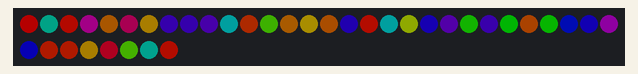
The sketch below on a simulated Arduino Uno, built with avr-gcc and run on an emulated ATmega328P. On the bench: 38 RGB LEDs in strip order, left to right, continuing on the next row. Dim RGB values are drawn brighter than linear; random numbers use the default seed unless the sketch sets one.

Above: at 2.15 s.
At 6.4 s:
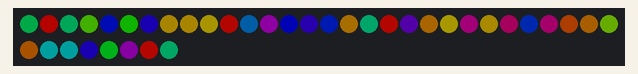
At 11.23 s:
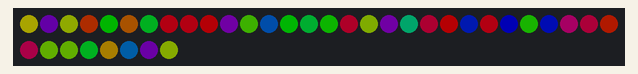
At 20.61 s:
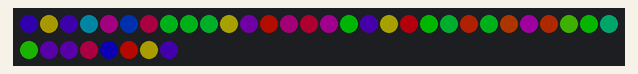
At 30.28 s:
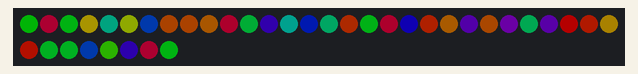
At 39.66 s:
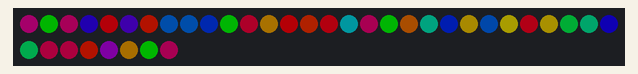

The sketch:

coffeeTable.ino
```cpp
#include "FastLED.h"

#define NUM_LEDS 38

#define DATA_PIN 13

CRGB leds[NUM_LEDS];
CHSV HSVleds[NUM_LEDS];

void setup() {
	// sanity check delay - allows reprogramming if accidently blowing power w/leds
	delay(2000);

	FastLED.addLeds<WS2811, DATA_PIN, RGB>(leds, NUM_LEDS);
	srand(1024);
	for (int led = 0; led < NUM_LEDS; led++) {
		leds[led] = HSVleds[led] = CHSV(rand(), 255, 127);
	}
}

void loop() {
	for (int led = 0; led < NUM_LEDS; led++) {
		leds[led] = CHSV(HSVleds[led].hue++, 255, 127);
	}
	FastLED.show();
	delay(rand() % 10);
}
```
